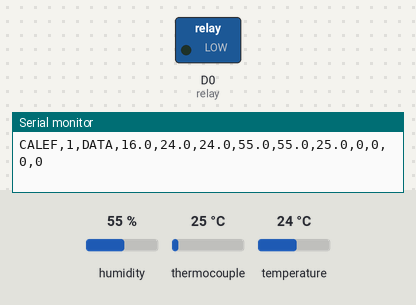
Recording of a sketch running on a simulated ESP8266 (NodeMCU). Shown: switched loads named in the sketch (green lamp = pin HIGH), the last lines printed to the serial monitor. The inputs (shaded band) are chosen by the test bench; at power-on: humidity 55 %, thermocouple 25 °C, temperature 24 °C.

Above: at 1.2 s.
1.3 s: humidity set to 63 %
3.2 s: humidity set to 66 %
At 4.6 s:
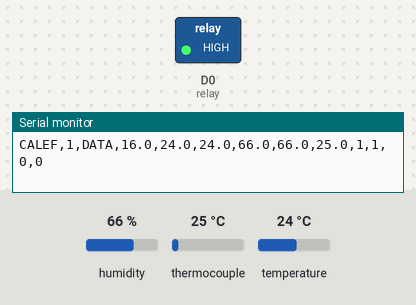
7.0 s: humidity set to 62 %
8.5 s: humidity set to 59 %
At 9.7 s:
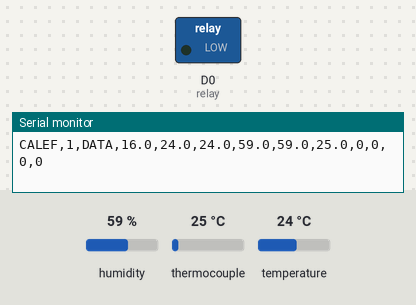
10.5 s: humidity set to 68 %
At 12.3 s:
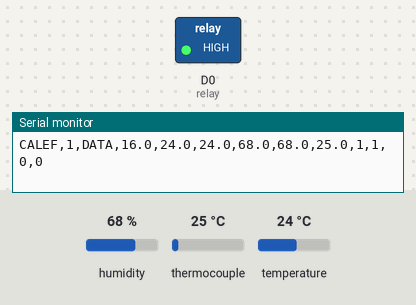
Timing chart, 0 to 13.5 s (numbered marks = the images above; inputs shaded):
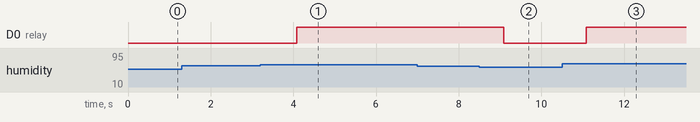

The sketch:

Calefactor_V2_0_0.ino
```cpp
// (licence header left out)
#include <Wire.h>
#include <SPI.h>
#include <Adafruit_Sensor.h>
#include <Adafruit_BME280.h>
#include <Adafruit_SHT4x.h>
#include "MAX6675.h"
#include <Ticker.h>
#include <SoftwareSerial.h>

#define externo_TX D4
#define externo_RX D3
SoftwareSerial externo(externo_RX, externo_TX);  // RX, TX

#define SEALEVELPRESSURE_HPA (1013.25)
#define relay D0

const int dataPin = D6;    // SO
const int clockPin = D5;   // SCK
const int selectPin = D8;  // CS

const unsigned long restartInterval = 4UL * 60UL * 60UL * 1000UL;  // 4 horas
const unsigned long watchdogTimeout = 30000UL;                     // 30 segundos
const unsigned long sensorInterval = 1000UL;                       // 1 segundo

const float tempMinima = 15.0;
const float maxcontrol = 70.0;
const float maxemergencia = maxcontrol + 10.0;

// La literatura reporta inicio del efecto higroscopico en PMS5003 cerca de 65-70% RH.
const float RH_ON = 65.0;
const float RH_OFF = 60.0;
const float RH_ALTA = 70.0;

Ticker ticker;
MAX6675 thermoCouple(selectPin, dataPin, clockPin);
Adafruit_BME280 bme;
Adafruit_SHT4x sht4 = Adafruit_SHT4x();

String numberString;

float tempThermo = NAN;
float tempBME = NAN;
float humBME = NAN;
float shtTemp = NAN;
float shtHum = NAN;
float tempsens = 16.0;

bool emergencyMode = false;
bool statusBME = true;
bool statusSHT40 = true;
bool heaterByHumidity = false;
bool heaterByTemperature = false;
bool heaterByManualTest = false;
bool relayOn = false;

unsigned long lastSensorRead = 0;
unsigned long manualHeatUntilMs = 0;

// Límite de una prueba remota; no reemplaza la protección de 70 C.
const uint16_t MAX_MANUAL_HEAT_SECONDS = 300;

const char *CAL_DEVICE_ID = "CALEF";
// Version semantica del firmware. Esta es la primera version completa.
// Cambiar solamente esta constante al publicar una nueva version.
const char *CAL_FIRMWARE_VERSION = "1.0.0";

uint8_t frameChecksum(const String &payload) {
  uint8_t sum = 0;
  for (size_t i = 0; i < payload.length(); ++i) sum += (uint8_t)payload[i];
  return sum;
}

void sendFrame(const String &payload) {
  char checksum[4];
  snprintf(checksum, sizeof(checksum), "*%02X", frameChecksum(payload));
  externo.print(payload);
  externo.println(checksum);
}

bool decodeFrame(const String &frame, String &payload) {
  int star = frame.lastIndexOf('*');
  if (star <= 0 || star + 3 != frame.length()) return false;
  payload = frame.substring(0, star);
  char expected[3];
  snprintf(expected, sizeof(expected), "%02X", frameChecksum(payload));
  String received = frame.substring(star + 1);
  received.toUpperCase();
  return received == expected;
}

void setup() {
  ESP.wdtDisable();
  ESP.wdtEnable(watchdogTimeout);

  Serial.begin(115200);
  externo.begin(9600);
  sendFrame(String(CAL_DEVICE_ID) + ",1,HELLO," + CAL_FIRMWARE_VERSION);
  Wire.begin();
  SPI.begin();

  pinMode(relay, OUTPUT);
  digitalWrite(relay, LOW);

  thermoCouple.begin();
  thermoCouple.setSPIspeed(4000000);

  Serial.printf("Calefactor V2 - Firmware %s - BME280 + SHT40 + MAX6675\n",
                CAL_FIRMWARE_VERSION);

  if (!bme.begin(0x76)) {
    Serial.println(F("No se encontro BME280 en 0x76. Se usara SHT40 como referencia principal."));
    statusBME = false;
  }

  if (!sht4.begin()) {
    Serial.println(F("No se encontro SHT40. Revisar conexion I2C."));
    statusSHT40 = false;
  } else {
    sht4.setPrecision(SHT4X_HIGH_PRECISION);
    sht4.setHeater(SHT4X_NO_HEATER);
  }

  ticker.attach_ms(restartInterval, restartESP);
}

void loop() {
  ESP.wdtFeed();

  readExternalTemperature();

  if (millis() - lastSensorRead >= sensorInterval) {
    lastSensorRead = millis();
    readSensors();
    updateControl();
    printValues();
  }
}

void readExternalTemperature() {
  if (externo.available() <= 0) {
    return;
  }

  String receivedData = externo.readStringUntil('\n');
  receivedData.trim();
  String payload;
  if (!decodeFrame(receivedData, payload)) {
    Serial.println(F("Trama HIRI invalida."));
    return;
  }
  if (payload == "HIRI,1,HELLO") {
    sendFrame(String(CAL_DEVICE_ID) + ",1,HELLO," + CAL_FIRMWARE_VERSION);
  } else if (payload == "HIRI,1,VERSION") {
    sendFrame(String(CAL_DEVICE_ID) + ",1,VERSION," + CAL_FIRMWARE_VERSION);
  } else if (payload.startsWith("HIRI,1,TEMP,")) {
    float temp = payload.substring(String("HIRI,1,TEMP,").length()).toFloat();
    if (isValidReading(temp)) tempsens = temp;
  } else if (payload.startsWith("HIRI,1,CAL,")) {
    startTimedManualHeating(payload.substring(String("HIRI,1,CAL,").length()));
  }
}

void startTimedManualHeating(const String &secondsText) {
  if (secondsText.length() == 0) {
    Serial.println(F("[CAL] Prueba rechazada: duracion vacia."));
    return;
  }

  for (size_t i = 0; i < secondsText.length(); ++i) {
    if (!isDigit(secondsText[i])) {
      Serial.println(F("[CAL] Prueba rechazada: duracion invalida."));
      return;
    }
  }

  unsigned long seconds = secondsText.toInt();
  bool thermoValid = isValidReading(tempThermo) && tempThermo > 0.0;
  if (seconds == 0 || seconds > MAX_MANUAL_HEAT_SECONDS) {
    Serial.println(F("[CAL] Prueba rechazada: duracion fuera de rango (1-300 s)."));
  } else if (!thermoValid || tempThermo >= maxcontrol || emergencyMode) {
    Serial.println(F("[CAL] Prueba rechazada: termocupla invalida, temperatura >= 70 C o emergencia."));
  } else {
    heaterByManualTest = true;
    manualHeatUntilMs = millis() + seconds * 1000UL;
    Serial.printf("[CAL] Prueba manual activada por %lu s (corte a %.1f C).\n", seconds, maxcontrol);
  }
}

void readSensors() {
  int status = thermoCouple.read();
  tempThermo = thermoCouple.getTemperature();

  if (statusBME) {
    tempBME = bme.readTemperature();
    humBME = bme.readHumidity();
    if (!isValidReading(tempBME) || !isValidReading(humBME)) {
      statusBME = false;
      tempBME = NAN;
      humBME = NAN;
    }
  }

  if (statusSHT40) {
    sensors_event_t humidity;
    sensors_event_t temp;
    if (sht4.getEvent(&humidity, &temp)) {
      shtTemp = temp.temperature;
      shtHum = humidity.relative_humidity;
    } else {
      statusSHT40 = false;
      shtTemp = NAN;
      shtHum = NAN;
    }
  }
}

void updateControl() {
  bool thermoValid = isValidReading(tempThermo) && tempThermo > 0.0;

  if (heaterByManualTest && (int32_t)(millis() - manualHeatUntilMs) >= 0) {
    heaterByManualTest = false;
    Serial.println(F("[CAL] Prueba manual finalizada por tiempo."));
  }

  if (!thermoValid || tempThermo >= maxcontrol) {
    setRelay(false);
    heaterByHumidity = false;
    heaterByTemperature = false;
    if (heaterByManualTest) {
      heaterByManualTest = false;
      Serial.println(F("[CAL] Prueba manual detenida por proteccion termica."));
    }
    if (thermoValid && tempThermo >= maxemergencia) {
      emergencyMode = true;
    }
    return;
  }

  if (emergencyMode) {
    setRelay(false);
    heaterByManualTest = false;
    if (tempThermo < maxcontrol) {
      emergencyMode = false;
    }
    return;
  }

  updateHumidityControl();
  updateTemperatureControl();

  setRelay(heaterByHumidity || heaterByTemperature || heaterByManualTest);
}

void updateHumidityControl() {
  float rhControl = getControlHumidity();

  if (!isValidReading(rhControl)) {
    heaterByHumidity = false;
    return;
  }

  if (rhControl >= RH_ON) {
    heaterByHumidity = true;
  } else if (rhControl <= RH_OFF) {
    heaterByHumidity = false;
  }
}

void updateTemperatureControl() {
  bool tempBajaExterna = isValidReading(tempsens) && tempsens < tempMinima;
  bool tempBajaSHT = isValidReading(shtTemp) && shtTemp < tempMinima;
  bool tempBajaBME = isValidReading(tempBME) && tempBME < tempMinima;

  heaterByTemperature = tempBajaExterna || tempBajaSHT || tempBajaBME;
}

float getControlHumidity() {
  if (isValidReading(shtHum)) {
    return shtHum;
  }
  if (isValidReading(humBME)) {
    return humBME;
  }
  return NAN;
}

bool isValidReading(float value) {
  return !isnan(value) && isfinite(value);
}

void setRelay(bool state) {
  relayOn = state;
  digitalWrite(relay, relayOn ? HIGH : LOW);
}

void printValues() {
  String line = String(CAL_DEVICE_ID) + ",1,DATA," +
                String(tempsens, 1) + "," +
                String(shtTemp, 1) + "," +
                String(tempBME, 1) + "," +
                String(shtHum, 1) + "," +
                String(humBME, 1) + "," +
                String(tempThermo, 1) + "," +
                String(relayOn ? 1 : 0) + "," +
                String(heaterByHumidity ? 1 : 0) + "," +
                String(heaterByTemperature ? 1 : 0) + "," +
                String(emergencyMode ? 1 : 0);

  Serial.println(line);
  sendFrame(line);
  Serial.flush();

  if (isValidReading(getControlHumidity()) && getControlHumidity() >= RH_ALTA) {
    Serial.println(F("Aviso: RH >= 70%, zona alta para sesgo higroscopico en PMS5003."));
  }
}

bool verifyChecksum(String data) {
  data.trim();

  if (data.length() < 3) {
    Serial.println(F("Data too short to contain a checksum."));
    return false;
  }

  numberString = data.substring(0, data.length() - 2);
  String checksumString = data.substring(data.length() - 2);

  int calculatedChecksum = 0;
  for (int i = 0; i < numberString.length(); i++) {
    calculatedChecksum += numberString[i];
  }
  calculatedChecksum %= 256;

  int receivedChecksum = strtol(checksumString.c_str(), NULL, 16);

  return calculatedChecksum == receivedChecksum;
}

void restartESP() {
  Serial.println(F("Reiniciando ESP8266..."));
  ESP.restart();
}
```

Measured:
- the behaviour switches between 64 and 65 % on humidity (found by bisection; images 0 and 1)
- the behaviour switches between 61 and 60 % on humidity (found by bisection; images 1 and 2)
- after the input at 3.2 s, D0 (relay): LOW → HIGH after 0.88 s
- after the input at 8.5 s, D0 (relay): HIGH → LOW after 0.59 s
- after the input at 10.5 s, D0 (relay): LOW → HIGH after 0.59 s
